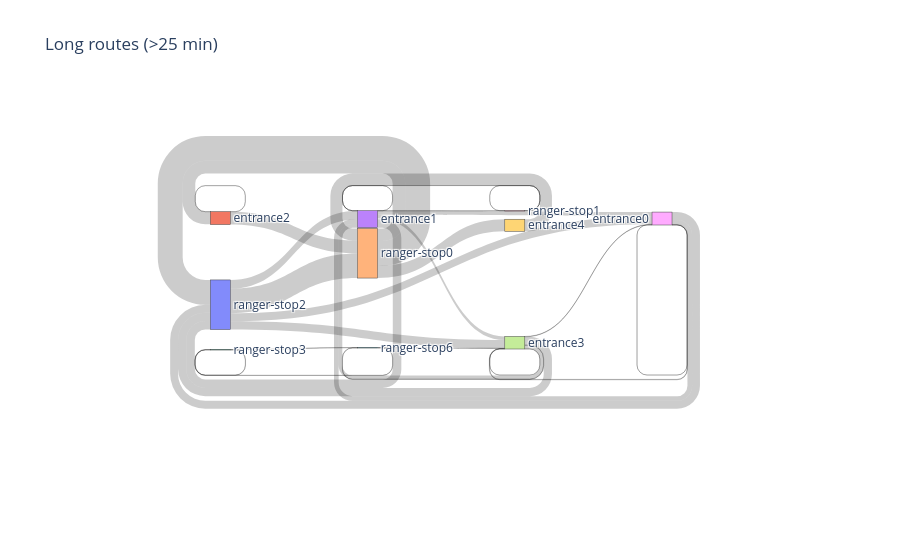

Notebook code for this chart:
### Code cell
routes_long = {route[0].car_id: [point for point in route if not point.gate_name.startswith(('general', 'gate'))] for route in routes_no_camping.values() if (route[-1].timestamp - route[0].timestamp).seconds / 60 >= 25 and route[0].car_type != '2P' }

nodes = list(set(point.gate_name for route in routes_long.values() for point in route))
node_idx = {node: i for i, node in enumerate(nodes)}
source = [node_idx.get(point.gate_name) for route in routes_long.values() for point in route[:-1]]
target = [node_idx.get(point.gate_name) for route in routes_long.values() for point in route[1:]]
values = {}

for edge in zip(source, target):
    if (edge[0] is None or edge[1] is None): 
        continue

    if edge not in values:
        values[edge] = 1
    else:
        values[edge] += 1

source = []
target = []
values_raw = []

for (s, t), v in values.items():
    source.append(s)
    target.append(t)
    values_raw.append(v)

fig = go.Figure(go.Sankey(
    node=dict(
        label=nodes
    ),
    link=dict(
        source=source,
        target=target,
        value=values_raw
    )
))
fig.update_layout(title='Long routes (>25 min)')
fig.show()

### Figure 1 — Plotly figure (JSON) as saved in the notebook; plotly's stock layout.template omitted (floating-point values rounded to 4 significant figures)
{"data": [{"link": {"source": [7, 0, 4, 3, 4, 7, 9, 4, 0, 3, 8, 0, 1, 0, 8, 3, 7, 5, 2, 2, 5, 7, 8, 1, 3, 3, 6, 6, 7, 8], "target": [0, 4, 9, 0, 1, 3, 4, 0, 7, 7, 3, 8, 4, 3, 0, 8, 5, 2, 2, 5, 7, 8, 7, 1, 3, 6, 6, 3, 7, 8], "value": [802, 2403, 1176, 834, 1227, 356, 1174, 2426, 795, 353, 452, 790, 1252, 839, 767, 395, 23, 23, 23, 23, 23, 38, 38, 2, 5, 6, 6, 6, 5, 2]}, "node": {"label": ["ranger-stop2", "entrance2", "ranger-stop3", "entrance1", "ranger-stop0", "ranger-stop6", "ranger-stop1", "entrance3", "entrance0", "entrance4"]}, "type": "sankey"}], "layout": {"title": {"text": "Long routes (>25 min)"}}}
